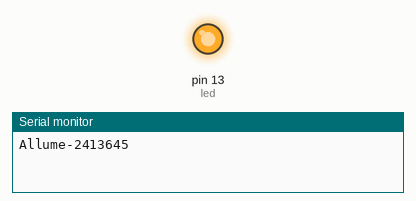
Simulated run of this sketch. Board: Arduino Uno, built with avr-gcc and run on an emulated ATmega328P. Shown: output pins drawn as LEDs (lit = HIGH), the last lines printed to the serial monitor.

Above: at 1.0 s.
At 5.4 s:
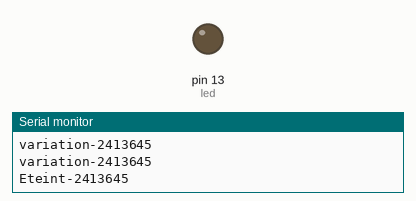
Timing chart, 0 to 8.4 s (numbered marks = the images above):
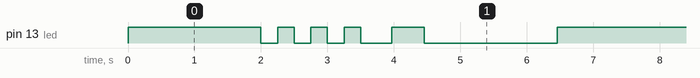

The sketch:

0sx_labo_01.ino
```cpp
const int led = LED_BUILTIN;
int brightness = 0;
int fadeAmount = 5;
const int nbClignotement = 3;
int audry = 0;
int counter = 0;


void setup() {
  // put your setup code here, to run once:
  pinMode(led, OUTPUT);
  Serial.begin(9600);
}

void allumer() {
  if (audry == 0) {
    Serial.println("Allume-2413645");
    digitalWrite(led, HIGH);
    delay(2000);
    counter++;
    if (counter == 1) {
      counter = 0;
      audry = 1;
    }
  }
}

void clignotement() {
  if (audry == 1) {
    Serial.println("clignotement-2413645");
    digitalWrite(led, LOW);
    delay(250);
    digitalWrite(led, HIGH);
    delay(250);
    counter++;
    if (counter == 3) {
      counter = 0;
      audry = 2;
    }
  }
}

void variation() {
  Serial.println("variation-2413645");
  if (audry == 2) {
      analogWrite(led, brightness);
      brightness = brightness + fadeAmount;

      delay(9);

    counter++;
    if (brightness == 255) {
      counter = 0;
      audry = 3;
      brightness =0;

    }
  }
}

void eteint() {
  if (audry == 3) {
    Serial.println("Eteint-2413645");
    digitalWrite(led, LOW);
    delay(2000);
    counter++;
    if (counter == 1) {
      counter = 0;
      audry = 0;
    }
  }
}

void loop() {
  // put your main code here, to run repeatedly:
  allumer();
  clignotement();
  variation();
  eteint();
}
```

Measured:
- by itself, pin 13 (led): repeats every 6.5 s: 3 × (LOW 0.25 s, HIGH 0.25 s), LOW 0.47 s, HIGH 0.49 s, LOW 2.0 s, HIGH 2.0 s
- by itself, everything shown: repeats every 6.5 s, in 10 steps
